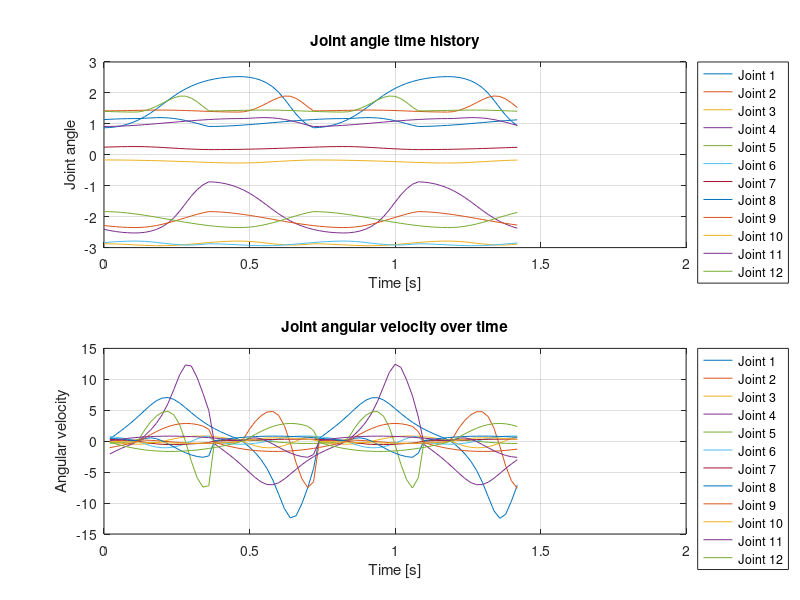

Here is the MATLAB script that generated this plot:
function PlotJointAngles(data)
% PlotJointAngles Plot joint-angle history from a simulation log.
%   data - either a struct with fields time and jointAngles,
%          or a path to a .mat file containing a 'log' struct.

    if nargin < 1 || isempty(data)
        if exist('debug_log.mat', 'file') == 2
            loaded = load('debug_log.mat', 'log');
            data = loaded.log;
        else
            error('PlotJointAngles requires a log struct or a debug_log.mat file.');
        end
    end

    if ischar(data) || isstring(data)
        loaded = load(char(data), 'log');
        data = loaded.log;
    end

    if ~isstruct(data)
        error('PlotJointAngles expects a struct or .mat file path.');
    end

    if ~isfield(data, 'time') || ~isfield(data, 'jointAngles')
        error('Input log must contain time and jointAngles fields.');
    end

    t = data.time(:);
    q = data.jointAngles;

    if size(q,1) ~= length(t)
        q = q';
    end

    nJoints = size(q,2);
    figure('Name', 'Joint Angles over Time');
    subplot(2,1,1);
    plot(t, q);
    xlabel('Time [s]');
    ylabel('Joint angle');
    title('Joint angle time history');
    grid on;

    jointNames = cell(1, nJoints);
    for i = 1:nJoints
        jointNames{i} = sprintf('Joint %d', i);
    end
    legend(jointNames, 'Location', 'bestoutside');

    subplot(2,1,2);
    if length(t) > 1
        dq = diff(q, 1, 1) ./ max(diff(t), eps);
        plot(t(2:end), dq);
        xlabel('Time [s]');
        ylabel('Angular velocity');
        title('Joint angular velocity over time');
        grid on;
        legend(jointNames, 'Location', 'bestoutside');
    else
        axis off;
        text(0.5, 0.5, 'Not enough samples for velocity plot.', 'HorizontalAlignment', 'center');
    end
end
